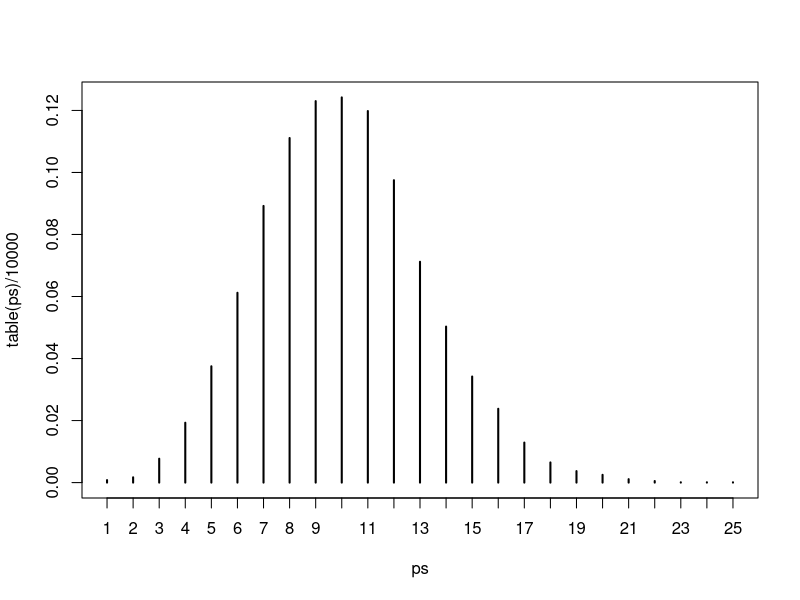

Write R code to recreate this figure. (Note: this script raises an error after producing the figure.)
# Title     : TODO
# Objective : TODO
# Created by: SCDX
# Created on: 2020/9/27

# 泊松分布抽样
possion1 = function(lamda) {
  u = runif(1)
  i = 0
  p = exp(-lamda)
  F = p
  while (F <= u) {
    p = lamda * p / (i + 1)
    F = F + p
    i = i + 1
  }
  return(i)
}

ps = c()
for (i in 1:10000) {
  ps[i] = possion1(10)
}

#lamda = 4.3
#x = 1:10
#y = dpois(x, lamda)
#plot(x, y, type = "p")

plot(table(ps) / 10000)
par(new = TRUE)
plot(x, y)


# 舍选抽样法
acceptReject = function(N) {
  p = c(0.11, 0.12, 0.09, 0.08, 0.12, 0.1, 0.09, 0.09, 0.1, 0.1)
  data = c()
  for (i in 1:N) {
    u1 = runif(1)
    u2 = runif(1)
    y = floor(10 * u1) + 1
    while (u2 > p[y] / 0.12) {
      u1 = runif(1)
      u2 = runif(1)
      y = floor(10 * u1) + 1
    }
    data[i] = y
  }
  return(data)
}
acceptReject(1)

x = 1:10
p = c(0.11, 0.12, 0.09, 0.08, 0.12, 0.1, 0.09, 0.09, 0.1, 0.1)
u1 = floor(10 * runif(100000)) + 1
barplot(table(u1))
u2 = runif(100000)
accept = u1[u2 <= p[u1] / 0.12]
length(accept)
plot(x, p, ylim = c(0, 0.12))
par(new = TRUE)
plot(table(accept) / length(accept), ylim = c(0, 0.12))